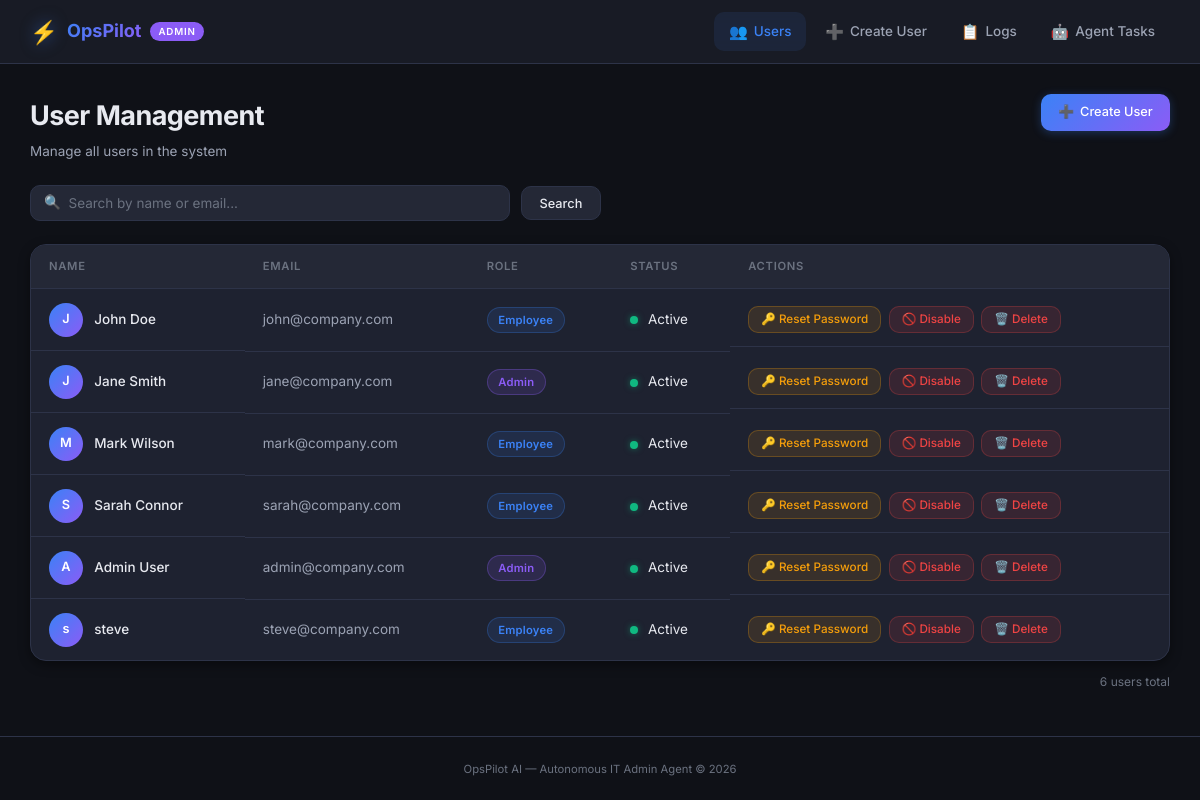
The app's page /users, older data.
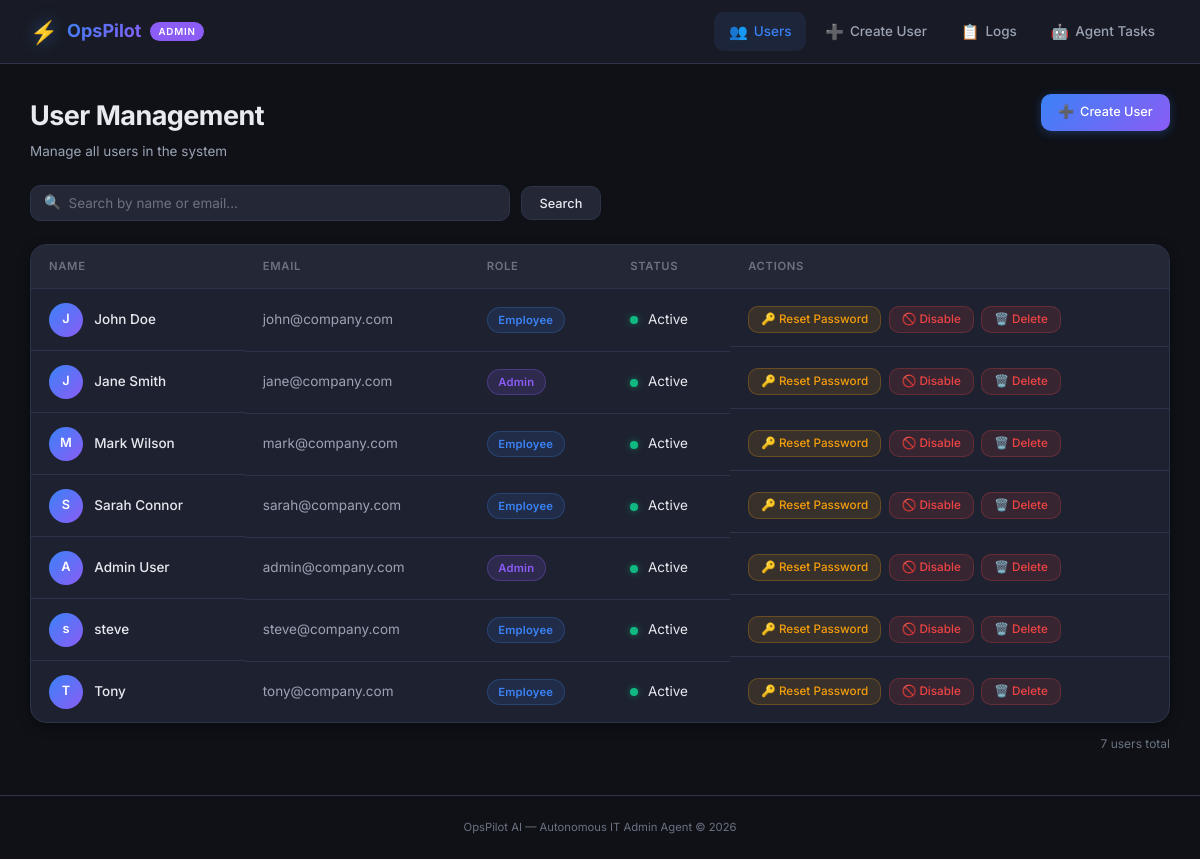
The same page, newer data.
### tables this page shows
CREATE TABLE users (
                id INTEGER PRIMARY KEY AUTOINCREMENT,
                name TEXT NOT NULL,
                email TEXT UNIQUE NOT NULL,
                role TEXT NOT NULL DEFAULT 'Employee',
                status TEXT NOT NULL DEFAULT 'Active',
                created_at TEXT NOT NULL DEFAULT (datetime('now'))
            );

### admin_panel/main.py (the view)
@app.get("/users", response_class=HTMLResponse)
async def users_page(request: Request, q: str = "", message: str = "", msg_type: str = "success"):
    users = await get_all_users(query=q if q else None)
    return templates.TemplateResponse("users.html", {
        "request": request,
        "users": users,
        "search_query": q,
        "message": message,
        "msg_type": msg_type,
    })

### admin_panel/templates/users.html (shortened to what the changed rows need)
{% extends "base.html" %}
{% block content %}
<div class="page-header">
    <div class="page-header-left">
        <h1 data-testid="page-title">User Management</h1>
    </div>
</div>
<div class="table-wrapper">
    <table class="data-table" data-testid="users-table">
        <thead>
            <tr>
                <th>Name</th>
                <th>Email</th>
                <th>Role</th>
                <th>Status</th>
                <th>Actions</th>
            </tr>
        </thead>
        <tbody>
            {% if users %}
                {% for user in users %}
                <tr class="table-row" data-testid="user-row-{{ user.email }}">
                    <td class="cell-name">
                        <div class="user-avatar">{{ user.name[0] }}</div>
                        <span>{{ user.name }}</span>
                    </td>
                    <td class="cell-email" data-testid="user-email-{{ user.email }}">{{ user.email }}</td>
                    <td>
                        <span class="badge badge-{{ user.role | lower }}" data-testid="user-role-{{ user.email }}">
                            {{ user.role }}
                        </span>
                    </td>
                    <td>
                        <span class="status-dot status-{{ user.status | lower }}"></span>
                        <span data-testid="user-status-{{ user.email }}">{{ user.status }}</span>
                    </td>
                    <td class="cell-actions">
                        <form method="post" action="/reset-password/{{ user.id }}" class="inline-form">
                            <button
                                type="submit"
                                class="btn btn-sm btn-warning"
                                data-testid="reset-btn-{{ user.email }}"
                                data-confirm="Are you sure you want to reset the password for {{ user.name }}?"
                            >
                                🔑 Reset Password
                            </button>
                        </form>
                        {% if user.status == 'Active' %}
                        <form method="post" action="/disable-user/{{ user.id }}" class="inline-form">
                            <button
                                type="submit"
                                class="btn btn-sm btn-danger"
                                data-testid="disable-btn-{{ user.email }}"
                                data-confirm="Are you sure you want to disable {{ user.name }}? This action cannot be undone."
                            >
                                🚫 Disable
                            </button>
                        </form>
                        <form method="post" action="/delete-user/{{ user.id }}" class="inline-form">
                            <button
                                type="submit"
                                class="btn btn-sm btn-danger"
                                data-testid="delete-btn-{{ user.email }}"
                                data-confirm="Are you sure you want to permanently delete {{ user.name }}? This action cannot be undone."
                            >
                                🗑️ Delete
                            </button>
                        </form>
                        {% endif %}
                    </td>
                </tr>
                {% endfor %}
            {% endif %}
        </tbody>
    </table>
</div>
<div class="table-footer">
    <span class="user-count" data-testid="user-count">{{ users | length }} user{{ 's' if users | length != 1 else '' }} total</span>
</div>
{% endblock %}

Row changes from the older to the newer data that the page shows:
added users: name "T", name "Tony", email "tony@company.com", role "Employee", status "Active"
Text that changed along with them:
{{ users | length }}: "6" → "7"
